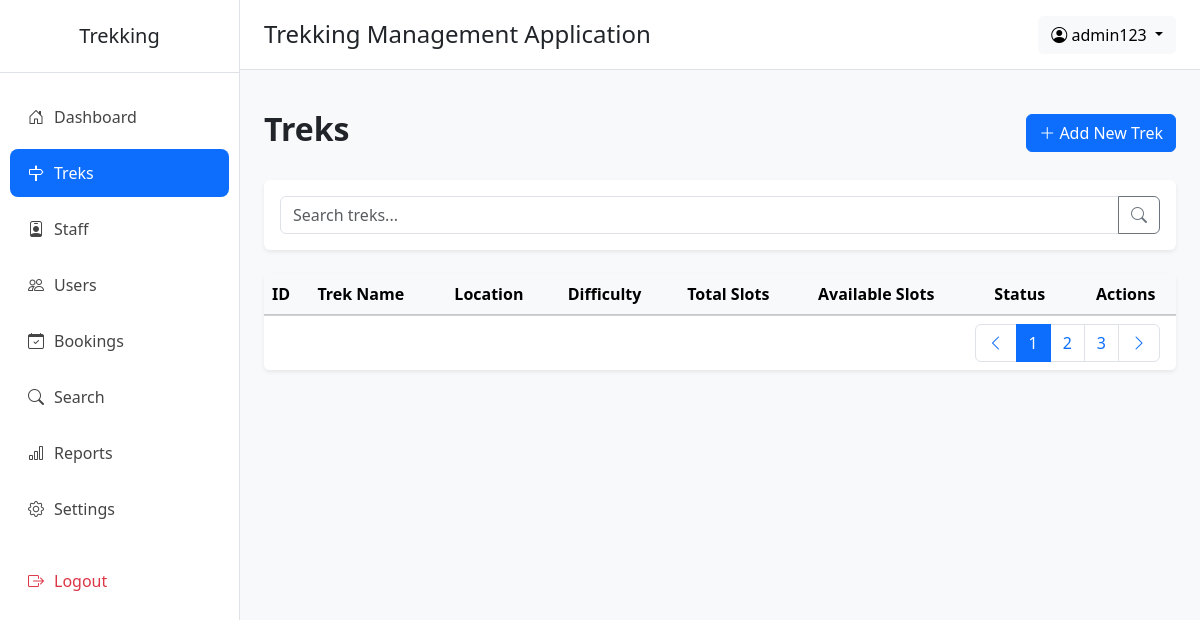
/admin/treks (signed in), run on an earlier commit of the app's database.
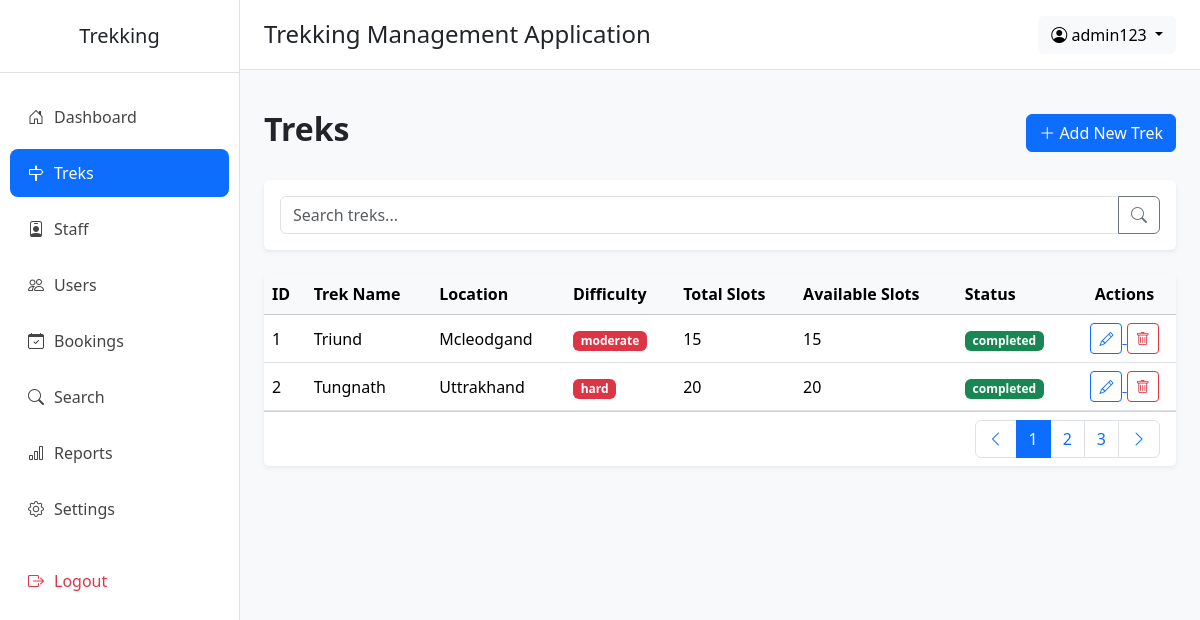
And on a later commit of the database.
### application/models.py (models this page shows)
class User(db.Model):
    __tablename__="users"
    id=db.Column(db.Integer(),primary_key=True,autoincrement=True)
    name=db.Column(db.String(),nullable=False)
    email=db.Column(db.String(),nullable=False,unique=True)
    password=db.Column(db.String(),nullable=False)
    contact=db.Column(db.String(),nullable=True)
    role=db.Column(db.String(),default="user")       # admin | user | staff
    status=db.Column(db.String(),default="active")   # active | blacklisted | pending | rejected
    created_at=db.Column(db.DateTime(),server_default=db.func.now())
    updated_at=db.Column(db.DateTime(),server_default=db.func.now(),onupdate=db.func.now())
    staff_profile = db.relationship(
        "Staff",
        backref="user",
        uselist=False,
        foreign_keys="Staff.userid"
    )
    bookings = db.relationship(
        "Booking",
        backref="user",
        cascade="all, delete-orphan"
    )

class Trek(db.Model):
    __tablename__="treks"
    id = db.Column(db.Integer(),primary_key=True)
    name = db.Column(db.String(),nullable=False)
    location = db.Column(db.String(),nullable=False)
    difficulty = db.Column(db.String(),nullable=False) # Easy | Medium | Hard
    duration_days = db.Column(db.Integer(),nullable=False)
    total_slots = db.Column(db.Integer(),nullable=False)
    avl_slots = db.Column(db.Integer(),nullable=False)
    assigned_staff_id = db.Column(db.Integer(),db.ForeignKey("staff.id"),nullable=True)
    status = db.Column(db.String(),default="open") #  open | closed | started | completed
    start_date = db.Column(db.DateTime(),nullable=False)
    end_date = db.Column(db.DateTime(),nullable=False)
    desc = db.Column(db.String(),nullable=True)
    created_by = db.Column(db.Integer(),db.ForeignKey("users.id"),nullable=False)
    created_at = db.Column(db.DateTime(),server_default=db.func.now())
    updated_at = db.Column(db.DateTime(),server_default=db.func.now(),onupdate=db.func.now())
    bookings = db.relationship(
        "Booking",
        backref="trek",
        cascade="all, delete-orphan"
    )

### application/admin_routes.py (the view)
@app.route("/admin/treks")
def admin_trek():
    this_admin=User.query.filter_by(id=session["admin_id"]).first()
    all_treks=Trek.query.all()
    return render_template("admin/admin_treks.html",this_admin=this_admin,all_treks=all_treks)

### templates/admin/admin_treks.html (shortened to what this page needs)
{% extends "admin/base.html" %}
{% block content %}
    <div class="d-flex justify-content-between align-items-center mb-4">
        <h2 class="fw-bold">Treks</h2>
        <a href="/trek/add">
            <button class="btn btn-primary">
            <i class="bi bi-plus-lg"></i>
            Add New Trek
        </button>
    </a>
    </div>
    <div class="card shadow-sm border-0 mb-4">
        <div class="card-body">
            <div class="input-group">
                <input
                    type="text"
                    class="form-control"
                    placeholder="Search treks..."
                >
                <button class="btn btn-outline-secondary">
                    <i class="bi bi-search"></i>
                </button>
            </div>
        </div>
    </div>
    <div class="card shadow-sm border-0">
        <div class="card-body p-0">
            <table class="table table-hover align-middle mb-0">
                <thead class="table-light">
                    <tr>
                        <th>ID</th>
                        <th>Trek Name</th>
                        <th>Location</th>
                        <th>Difficulty</th>
                        <th>Total Slots</th>
                        <th>Available Slots</th>
                        <th>Status</th>
                        <th class="text-center">Actions</th>
                    </tr>
                </thead>
                <tbody>
                    {% for t in all_treks %}
                    <tr>
                        <td>{{t.id}}</td>
                        <td>{{t.name}}</td>
                        <td>{{t.location}}</td>
                        <td>
                            <span class="badge bg-danger">
                                {{t.difficulty}}
                            </span>
                        </td>
                        <td>{{t.total_slots}}</td>
                        <td>{{t.avl_slots}}</td>
                        <td>
                            <span class="badge bg-success">
                                {{t.status}}
                            </span>
                        </td>
                        <td class="text-center">
                            <a href="/edit/trek/{{t.id}}">
                            <button class="btn btn-sm btn-outline-primary">
                                <i class="bi bi-pencil"></i>
                            </button>
                            </a>
                            <a href="/delete/trek/{{t.id}}">
                            <button class="btn btn-sm btn-outline-danger">
                                <i class="bi bi-trash"></i>
                            </button>
                            </a>
                        </td>
                    </tr>
                    {% endfor %}
                </tbody>
            </table>
        </div>
        <div class="card-footer bg-white">
            <nav>
                <ul class="pagination justify-content-end mb-0">
                    <li class="page-item">
                        <a class="page-link" href="#">
                            <i class="bi bi-chevron-left"></i>
                        </a>
                    </li>
                    <li class="page-item active">
                        <a class="page-link" href="#">1</a>
                    </li>
                    <li class="page-item">
                        <a class="page-link" href="#">2</a>
                    </li>
                    <li class="page-item">
                        <a class="page-link" href="#">3</a>
                    </li>
                    <li class="page-item">
                        <a class="page-link" href="#">
                            <i class="bi bi-chevron-right"></i>
                        </a>
                    </li>
                </ul>
            </nav>
        </div>
    </div>
{% endblock %}

### templates/admin/base.html (shortened to what this page needs)
<!DOCTYPE html>
<html lang="en">
<head>
    <link href="https://cdn.jsdelivr.net/npm/bootstrap@5.3.8/dist/css/bootstrap.min.css" rel="stylesheet">
    <link href="https://cdn.jsdelivr.net/npm/bootstrap-icons@1.11.3/font/bootstrap-icons.css" rel="stylesheet">
</head>
<body>
<div class="d-flex">
    <div class="sidebar">
        <h5 class="text-center py-4 border-bottom">
            Trekking
        </h5>
        <ul class="nav flex-column mt-3">
            <li class="nav-item">
                <a class="nav-link {% if request.path == '/admin/dashboard' %}active{% endif %}" href="/admin/dashboard">
                    <i class="bi bi-house-door"></i>Dashboard
                </a>
            </li>
            <li class="nav-item">
                <a class="nav-link {% if '/admin/trek' in request.path %}active{% endif %}" href="/admin/treks">
                    <i class="bi bi-signpost"></i>Treks
                </a>
            </li>
            <li class="nav-item">
                <a class="nav-link {% if '/admin/staff' in request.path %}active{% endif %}" href="/admin/staff">
                    <i class="bi bi-person-badge"></i>Staff
                </a>
            </li>
            <li class="nav-item">
                <a class="nav-link {% if '/admin/users' in request.path %}active{% endif %}" href="/admin/users">
                    <i class="bi bi-people"></i>Users
                </a>
            </li>
            <li class="nav-item">
                <a class="nav-link {% if '/admin/booking' in request.path %}active{% endif %}" href="/admin/all/booking">
                    <i class="bi bi-calendar-check"></i>Bookings
                </a>
            </li>
            <li class="nav-item">
                <a class="nav-link" href="/admin/search">
                    <i class="bi bi-search"></i>Search
                </a>
            </li>
            <li class="nav-item">
                <a class="nav-link" href="/admin/reports">
                    <i class="bi bi-bar-chart"></i>Reports
                </a>
            </li>
            <li class="nav-item">
                <a class="nav-link" href="/admin/settings">
                    <i class="bi bi-gear"></i>Settings
                </a>
            </li>
            <li class="nav-item mt-3">
                <a class="nav-link text-danger" href="/logout">
                    <i class="bi bi-box-arrow-right"></i>Logout
                </a>
            </li>
        </ul>
    </div>
    <div class="flex-grow-1">
        <nav class="navbar topbar px-4">
            <h4 class="mb-0">
                Trekking Management Application
            </h4>
            <div class="dropdown">
                <button class="btn btn-light dropdown-toggle"
                        data-bs-toggle="dropdown">
                    <i class="bi bi-person-circle"></i>
                    {{ this_admin.name }}
                </button>
            </div>
        </nav>
        <div class="container-fluid p-4">
            {% block content %}
            {% endblock %}
        </div>
    </div>
</div>
</body>
</html>

### templates/admin/base.html (style rules this page uses)
body { background:#f8f9fa; overflow-x:hidden; }
.sidebar { width:240px; min-height:100vh; background:#fff; border-right:1px solid #dee2e6; }
.sidebar .nav-link { color:#444; padding:12px 18px; border-radius:8px; margin:4px 10px; font-weight:500; transition:.3s; }
.sidebar .nav-link:hover, .sidebar .nav-link.active { background:#0d6efd; color:white; }
.sidebar i { margin-right:10px; }
.topbar { background:#fff; border-bottom:1px solid #dee2e6; height:70px; }

What changed in the data, as far as the page shows it:
added Trek: id "1", name "Triund", location "Mcleodgand", difficulty "moderate", total_slots "15", avl_slots "15", status "completed"
added Trek: id "2", name "Tungnath", location "Uttrakhand", difficulty "hard", total_slots "20", avl_slots "20", status "completed"
